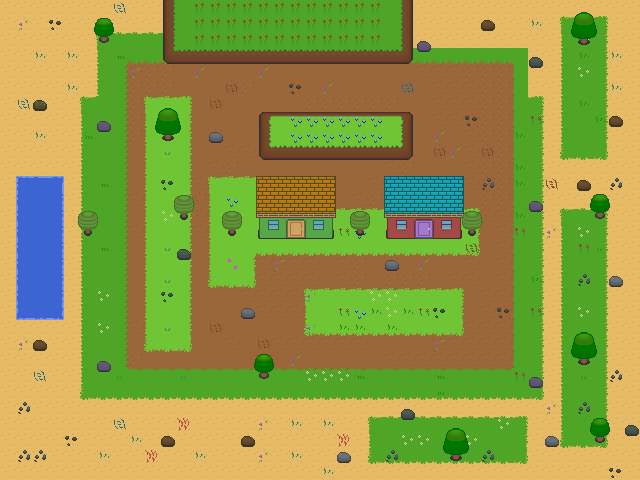

This game map was drawn from its Tiled (.tmx) file and the tilesets committed beside it. A one-line description and the trimmed map source follow:
An orthogonal 40x30 tile map with 16x16 px tiles, 4 tile layers (Tile Layer 1, Tile Layer 2, Tile Layer 3, Tile Layer 4) and 79 objects.

<map version="1.10" tiledversion="1.10.2" orientation="orthogonal" renderorder="right-down" width="40" height="30" tilewidth="16" tileheight="16" infinite="0" nextlayerid="7" nextobjectid="1">
 <editorsettings>
  <export target="island.tmj" format="json" />
 </editorsettings>
 <tileset firstgid="1" name="island" tilewidth="16" tileheight="16" tilecount="1521" columns="39">
  <image source="cute_island_assets.png" width="630" height="630" />
  <tile id="8">
   <properties>
    <property name="collidable" type="bool" value="true" />
   </properties>
   <objectgroup draworder="index" id="2">
    <object id="1" x="0" y="12" width="16" height="4" />
   </objectgroup>
  </tile>
  <tile id="42">
   <properties>
    <property name="collidable" type="bool" value="true" />
   </properties>
   <objectgroup draworder="index" id="2">
    <object id="1" x="14" y="6" width="2" height="10" />
   </objectgroup>
  </tile>
  <tile id="43">
   <properties>
    <property name="collidable" type="bool" value="true" />
   </properties>
   <objectgroup draworder="index" id="2">
    <object id="1" x="0" y="3" width="16" height="13" />
   </objectgroup>
  </tile>
  <tile id="44">
   <properties>
    <property name="collidable" type="bool" value="true" />
   </properties>
   <objectgroup draworder="index" id="2">
    <object id="1" x="0" y="6" width="2" height="10" />
   </objectgroup>
  </tile>
  <tile id="46">
   <properties>
    <property name="collidable" type="bool" value="true" />
   </properties>
   <objectgroup draworder="index" id="2">
    <object id="1" x="11" y="0" width="5" height="16" />
   </objectgroup>
  </tile>
  <tile id="47">
   <properties>
    <property name="collidable" type="bool" value="true" />
   </properties>
   <objectgroup draworder="index" id="2">
    <object id="1" x="0" y="0" width="16" height="16" />
   </objectgroup>
  </tile>
  <tile id="48">
   <properties>
    <property name="collidable" type="bool" value="true" />
   </properties>
   <objectgroup draworder="index" id="2">
    <object id="1" x="0" y="0" width="5" height="16" />
   </objectgroup>
  </tile>
  <tile id="49">
   <properties>
    <property name="collidable" type="bool" value="true" />
   </properties>
   <objectgroup draworder="index" id="2">
    <object id="1" x="14" y="7" width="2" height="9" />
   </objectgroup>
  </tile>
  <tile id="50">
   <properties>
    <property name="collidable" type="bool" value="true" />
   </properties>
   <objectgroup draworder="index" id="2">
    <object id="1" x="0" y="2" width="16" height="14" />
   </objectgroup>
  </tile>
  <tile id="51">
   <properties>
    <property name="collidable" type="bool" value="true" />
   </properties>
   <objectgroup draworder="index" id="2">
    <object id="1" x="0" y="7" width="2" height="9" />
   </objectgroup>
  </tile>
  <tile id="81">
   <properties>
    <property name="collidable" type="bool" value="true" />
   </properties>
   <objectgroup draworder="index" id="2">
    <object id="1" x="14" y="0" width="2" height="3" />
   </objectgroup>
  </tile>
  <tile id="82">
   <properties>
    <property name="collidable" type="bool" value="true" />
   </properties>
   <objectgroup draworder="index" id="2">
    <object id="1" x="0" y="0" width="16" height="12" />
   </objectgroup>
  </tile>
  <tile id="83">
   <properties>
    <property name="collidable" type="bool" value="true" />
   </properties>
   <objectgroup draworder="index" id="2">
    <object id="1" x="0" y="0" width="2" height="3" />
   </objectgroup>
  </tile>
  <tile id="85">
   <properties>
    <property name="collidable" type="bool" value="true" />
   </properties>
   <objectgroup draworder="index" id="2">
    <object id="1" x="11" y="0" width="5" height="6" />
   </objectgroup>
  </tile>
  <tile id="86">
   <properties>
    <property name="collidable" type="bool" value="true" />
   </properties>
   <objectgroup draworder="index" id="2">
    <object id="2" x="0" y="0">
     <properties>
      <property name="collidable" type="bool" value="true" />
     </properties>
     <polygon points="0,0 0,5.9375 5.96875,11.9375 10,11.9688 16,6.03125 16,0" />
    </object>
   </objectgroup>
  </tile>
  <tile id="87">
   <properties>
    <property name="collidable" type="bool" value="true" />
   </properties>
   <objectgroup draworder="index" id="2">
    <object id="1" x="0" y="0" width="5" height="6" />
   </objectgroup>
  </tile>
  <tile id="88">
   <properties>
    <property name="collidable" type="bool" value="true" />
   </properties>
  </tile>
  <tile id="89">
   <properties>
    <property name="collidable" type="bool" value="true" />
   </properties>
   <objectgroup draworder="index" id="2">
    <object id="1" x="0" y="0" width="16" height="11" />
   </objectgroup>
  </tile>
  <tile id="90">
   <properties>
    <property name="collidable" type="bool" value="true" />
   </properties>
   <objectgroup draworder="index" id="2">
    <object id="1" x="0" y="0" width="1" height="2" />
   </objectgroup>
  </tile>
  <tile id="666">
   <objectgroup draworder="index" id="2">
    <object id="1" x="0" y="0" width="16" height="16" />
   </objectgroup>
  </tile>
  <tile id="667">
   <objectgroup draworder="index" id="2">
    <object id="1" x="0" y="0" width="16" height="16" />
   </objectgroup>
  </tile>
  <tile id="668">
   <objectgroup draworder="index" id="2">
    <object id="1" x="0" y="0" width="16" height="16" />
   </objectgroup>
  </tile>
  <tile id="669">
   <objectgroup draworder="index" id="2">
    <object id="1" x="0" y="0" width="16" height="16" />
   </objectgroup>
  </tile>
  <tile id="670">
   <objectgroup draworder="index" id="2">
    <object id="1" x="0" y="0" width="16" height="16" />
    <object id="2" x="0" y="0" width="16" height="16" />
   </objectgroup>
  </tile>
  <tile id="673">
   <properties>
    <property name="collidable" type="bool" value="true" />
   </properties>
   <objectgroup draworder="index" id="2">
    <object id="1" x="0" y="0" width="16" height="16" />
   </objectgroup>
  </tile>
  <tile id="674">
   <properties>
    <property name="collidable" type="bool" value="true" />
   </properties>
   <objectgroup draworder="index" id="2">
    <object id="1" x="0" y="0" width="16" height="16" />
   </objectgroup>
  </tile>
  <tile id="675">
   <properties>
    <property name="collidable" type="bool" value="true" />
   </properties>
   <objectgroup draworder="index" id="2">
    <object id="1" x="0" y="0" width="16" height="16" />
   </objectgroup>
  </tile>
  <tile id="676">
   <properties>
    <property name="collidable" type="bool" value="true" />
   </properties>
   <objectgroup draworder="index" id="2">
    <object id="1" x="0" y="0" width="16" height="16" />
   </objectgroup>
  </tile>
  <tile id="677">
   <properties>
    <property name="collidable" type="bool" value="true" />
   </properties>
   <objectgroup draworder="index" id="2">
    <object id="1" x="0" y="0" width="16" height="16" />
   </objectgroup>
  </tile>
  <tile id="705">
   <objectgroup draworder="index" id="2">
    <object id="1" x="0" y="0" width="16" height="16" />
   </objectgroup>
  </tile>
  <tile id="706">
   <objectgroup draworder="index" id="2">
    <object id="1" x="0" y="0" width="16" height="16" />
   </objectgroup>
  </tile>
  <tile id="707">
   <objectgroup draworder="index" id="2">
    <object id="1" x="0" y="0" width="16" height="16" />
   </objectgroup>
  </tile>
  <tile id="708">
   <objectgroup draworder="index" id="2">
    <object id="1" x="0" y="0" width="16" height="16" />
   </objectgroup>
  </tile>
  <tile id="709">
   <objectgroup draworder="index" id="2">
    <object id="1" x="0" y="0" width="16" height="16" />
   </objectgroup>
  </tile>
  <tile id="712">
   <properties>
    <property name="collidable" type="bool" value="true" />
   </properties>
   <objectgroup draworder="index" id="2">
    <object id="1" x="0" y="0" width="16" height="16" />
   </objectgroup>
  </tile>
  <tile id="713">
   <properties>
    <property name="collidable" type="bool" value="true" />
   </properties>
   <objectgroup draworder="index" id="2">
    <object id="1" x="0" y="0" width="16" height="16" />
   </objectgroup>
  </tile>
  <tile id="714">
   <properties>
    <property name="collidable" type="bool" value="true" />
   </properties>
   <objectgroup draworder="index" id="2">
    <object id="1" x="0" y="0" width="16" height="16" />
   </objectgroup>
  </tile>
  <tile id="715">
   <properties>
    <property name="collidable" type="bool" value="true" />
   </properties>
   <objectgroup draworder="index" id="2">
    <object id="1" x="0" y="0" width="16" height="16" />
   </objectgroup>
  </tile>
  <tile id="716">
   <properties>
    <property name="collidable" type="bool" value="true" />
   </properties>
   <objectgroup draworder="index" id="2">
    <object id="1" x="0" y="0" width="16" height="16" />
   </objectgroup>
  </tile>
  <tile id="744">
   <objectgroup draworder="index" id="2">
    <object id="1" x="0" y="0" width="16" height="16" />
   </objectgroup>
  </tile>
  <tile id="745">
   <objectgroup draworder="index" id="2">
    <object id="1" x="0" y="0" width="16" height="16" />
   </objectgroup>
  </tile>
  <tile id="746">
   <objectgroup draworder="index" id="2">
    <object id="1" x="0" y="0" width="16" height="16" />
   </objectgroup>
  </tile>
  <tile id="747">
   <objectgroup draworder="index" id="2">
    <object id="1" x="0" y="0" width="16" height="16" />
   </objectgroup>
  </tile>
  <tile id="748">
   <objectgroup draworder="index" id="2">
    <object id="1" x="0" y="0" width="16" height="16" />
   </objectgroup>
  </tile>
  <tile id="751">
   <properties>
    <property name="collidable" type="bool" value="true" />
   </properties>
   <objectgroup draworder="index" id="2">
    <object id="1" x="0" y="0" width="16" height="16" />
   </objectgroup>
  </tile>
  <tile id="752">
   <properties>
    <property name="collidable" type="bool" value="true" />
   </properties>
   <objectgroup draworder="index" id="2">
    <object id="1" x="0" y="0" width="16" height="16" />
   </objectgroup>
  </tile>
  <tile id="753">
   <properties>
    <property name="collidable" type="bool" value="true" />
   </properties>
   <objectgroup draworder="index" id="2">
    <object id="1" x="0" y="0" width="16" height="16" />
   </objectgroup>
  </tile>
  <tile id="754">
   <properties>
    <property name="collidable" type="bool" value="true" />
   </properties>
   <objectgroup draworder="index" id="2">
    <object id="1" x="0" y="0" width="16" height="16" />
   </objectgroup>
  </tile>
  <tile id="755">
   <properties>
    <property name="collidable" type="bool" value="true" />
   </properties>
   <objectgroup draworder="index" id="2">
    <object id="1" x="0" y="0" width="16" height="16" />
   </objectgroup>
  </tile>
  <tile id="783">
   <objectgroup draworder="index" id="2">
    <object id="1" x="2" y="0" width="14" height="15" />
   </objectgroup>
  </tile>
  <tile id="784">
   <objectgroup draworder="index" id="2">
    <object id="1" x="0" y="0" width="16" height="15" />
   </objectgroup>
  </tile>
  <tile id="785">
   <objectgroup draworder="index" id="2">
    <object id="1" x="0" y="0" width="16" height="14" />
   </objectgroup>
  </tile>
  <tile id="786">
   <objectgroup draworder="index" id="2">
    <object id="1" x="0" y="0" width="16" height="15" />
   </objectgroup>
  </tile>
  <tile id="787">
   <objectgroup draworder="index" id="2">
    <object id="1" x="0" y="0" width="14" height="15" />
   </objectgroup>
  </tile>
  <tile id="790">
   <properties>
    <property name="collidable" type="bool" value="true" />
   </properties>
   <objectgroup draworder="index" id="2">
    <object id="1" x="2" y="0" width="14" height="15" />
   </objectgroup>
  </tile>
  <tile id="791">
   <properties>
    <property name="collidable" type="bool" value="true" />
    <property name="tag" value="door" />
   </properties>
   <objectgroup draworder="index" id="2">
    <object id="1" x="0" y="0" width="16" height="15" />
   </objectgroup>
  </tile>
  <tile id="792">
   <properties>
    <property name="collidable" type="bool" value="true" />
    <property name="tag" value="door" />
   </properties>
   <objectgroup draworder="index" id="2">
    <object id="1" x="0" y="0" width="16" height="15" />
   </objectgroup>
  </tile>
  <tile id="793">
   <properties>
    <property name="collidable" type="bool" value="true" />
    <property name="tag" value="door" />
   </properties>
   <objectgroup draworder="index" id="2">
    <object id="1" x="0" y="0" width="16" height="15" />
   </objectgroup>
  </tile>
  <tile id="794">
   <properties>
    <property name="collidable" type="bool" value="true" />
   </properties>
   <objectgroup draworder="index" id="2">
    <object id="1" x="0" y="0" width="14" height="15" />
   </objectgroup>
  </tile>
  <tile id="907">
   <properties>
    <property name="collidable" type="bool" value="true" />
   </properties>
   <objectgroup draworder="index" id="2">
    <object id="1" x="0" y="0" width="16" height="16" />
   </objectgroup>
  </tile>
  <tile id="908">
   <properties>
    <property name="collidable" type="bool" value="true" />
   </properties>
   <objectgroup draworder="index" id="2">
    <object id="1" x="0" y="0" width="16" height="16" />
   </objectgroup>
  </tile>
  <tile id="909">
   <properties>
    <property name="collidable" type="bool" value="true" />
   </properties>
   <objectgroup draworder="index" id="2">
    <object id="1" x="0" y="0" width="16" height="16" />
   </objectgroup>
  </tile>
  <tile id="910">
   <properties>
    <property name="collidable" type="bool" value="true" />
   </properties>
   <objectgroup draworder="index" id="2">
    <object id="1" x="0" y="0" width="16" height="16" />
   </objectgroup>
  </tile>
  <tile id="911">
   <properties>
    <property name="collidable" type="bool" value="true" />
   </properties>
   <objectgroup draworder="index" id="2">
    <object id="1" x="0" y="0" width="16" height="16" />
   </objectgroup>
  </tile>
  <tile id="946">
   <properties>
    <property name="collidable" type="bool" value="true" />
   </properties>
   <objectgroup draworder="index" id="2">
    <object id="1" x="0" y="0" width="16" height="16" />
   </objectgroup>
  </tile>
  <tile id="947">
   <properties>
    <property name="collidable" type="bool" value="true" />
   </properties>
   <objectgroup draworder="index" id="2">
    <object id="1" x="0" y="0" width="16" height="16" />
   </objectgroup>
  </tile>
  <tile id="948">
   <properties>
    <property name="collidable" type="bool" value="true" />
   </properties>
   <objectgroup draworder="index" id="2">
    <object id="1" x="0" y="0" width="16" height="16" />
   </objectgroup>
  </tile>
  <tile id="949">
   <properties>
    <property name="collidable" type="bool" value="true" />
   </properties>
   <objectgroup draworder="index" id="2">
    <object id="1" x="0" y="0" width="16" height="16" />
   </objectgroup>
  </tile>
  <tile id="950">
   <properties>
    <property name="collidable" type="bool" value="true" />
   </properties>
   <objectgroup draworder="index" id="2">
    <object id="1" x="0" y="0" width="16" height="16" />
   </objectgroup>
  </tile>
  <tile id="985">
   <properties>
    <property name="collidable" type="bool" value="true" />
   </properties>
   <objectgroup draworder="index" id="2">
    <object id="1" x="0" y="0" width="16" height="16" />
   </objectgroup>
  </tile>
  <tile id="986">
   <properties>
    <property name="collidable" type="bool" value="true" />
   </properties>
   <objectgroup draworder="index" id="2">
    <object id="1" x="0" y="0" width="16" height="16" />
   </objectgroup>
  </tile>
  <tile id="987">
   <properties>
    <property name="collidable" type="bool" value="true" />
   </properties>
   <objectgroup draworder="index" id="2">
    <object id="1" x="0" y="0" width="16" height="16" />
   </objectgroup>
  </tile>
  <tile id="988">
   <properties>
    <property name="collidable" type="bool" value="true" />
   </properties>
   <objectgroup draworder="index" id="2">
    <object id="1" x="0" y="0" width="16" height="16" />
   </objectgroup>
  </tile>
  <tile id="989">
   <properties>
    <property name="collidable" type="bool" value="true" />
   </properties>
   <objectgroup draworder="index" id="2">
    <object id="1" x="0" y="0" width="16" height="16" />
   </objectgroup>
  </tile>
  <tile id="1024">
   <properties>
    <property name="collidable" type="bool" value="true" />
   </properties>
   <objectgroup draworder="index" id="2">
    <object id="1" x="2" y="0" width="14" height="15" />
   </objectgroup>
  </tile>
  <tile id="1025">
   <properties>
    <property name="collidable" type="bool" value="true" />
    <property name="tag" value="door" />
   </properties>
   <objectgroup draworder="index" id="2">
    <object id="1" x="0" y="0" width="16" height="15" />
   </objectgroup>
  </tile>
  <tile id="1026">
   <properties>
    <property name="collidable" type="bool" value="true" />
    <property name="tag" value="door" />
   </properties>
   <objectgroup draworder="index" id="2">
    <object id="1" x="0" y="0" width="16" height="15" />
   </objectgroup>
  </tile>
  <tile id="1027">
   <properties>
    <property name="collidable" type="bool" value="true" />
    <property name="tag" value="door" />
   </properties>
   <objectgroup draworder="index" id="2">
    <object id="1" x="0" y="0" width="16" height="15" />
   </objectgroup>
  </tile>
  <tile id="1028">
   <properties>
    <property name="collidable" type="bool" value="true" />
   </properties>
   <objectgroup draworder="index" id="2">
    <object id="1" x="0" y="0" width="14" height="15" />
   </objectgroup>
  </tile>
 </tileset>
 <layer id="1" name="Tile Layer 1" width="40" height="30">
  <data>[1200 cells, 1200 non-empty, 37 distinct tile ids]</data>
 </layer>
 <layer id="4" name="Tile Layer 2" width="40" height="30">
  <data>[1200 cells, 233 non-empty, 27 distinct tile ids]</data>
 </layer>
 <layer id="5" name="Tile Layer 3" width="40" height="30">
  <data>[1200 cells, 230 non-empty, 61 distinct tile ids]</data>
 </layer>
 <layer id="6" name="Tile Layer 4" width="40" height="30">
  <data>[1200 cells, 90 non-empty, 21 distinct tile ids]</data>
 </layer>
</map>
